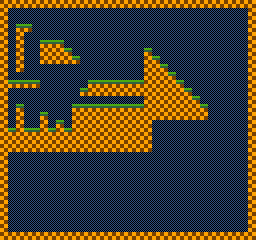

A 2D game scene composited from a Tiled map and its tileset images. What follows is a short description and the map's XML, with every tile layer's data as written:
An orthogonal 32x30 tile map with 8x8 px tiles, 1 tile layer (Layout), 1 hidden layer not drawn.

<map version="1.0" tiledversion="2017.10.11" orientation="orthogonal" renderorder="right-down" width="32" height="30" tilewidth="8" tileheight="8" infinite="0" nextobjectid="1">
 <tileset firstgid="1" source="tileset.tsx" />
 <layer name="Layout" width="32" height="30">
  <data encoding="csv">
3,3,3,3,3,3,3,3,3,3,3,3,3,3,3,3,3,3,3,3,3,3,3,3,3,3,3,3,3,3,3,3,
3,5,5,5,5,5,5,5,5,5,5,5,5,5,5,5,5,5,5,5,5,5,5,5,5,5,5,5,5,5,5,3,
3,5,5,5,5,5,5,5,5,5,5,5,5,5,5,5,5,5,5,5,5,5,5,5,5,5,5,5,5,5,5,3,
3,5,4,4,5,5,5,5,5,5,5,5,5,5,5,5,5,5,5,5,5,5,5,5,5,5,5,5,5,5,5,3,
3,5,3,5,5,5,5,5,5,5,5,5,5,5,5,5,5,5,5,5,5,5,5,5,5,5,5,5,5,5,5,3,
3,5,3,5,5,4,4,4,5,5,5,5,5,5,5,5,5,5,5,5,5,5,5,5,5,5,5,5,5,5,5,3,
3,5,3,5,5,3,3,3,4,5,5,5,5,5,5,5,5,5,4,5,5,5,5,5,5,5,5,5,5,5,5,3,
3,5,3,5,5,3,3,3,3,4,5,5,5,5,5,5,5,5,3,4,5,5,5,5,5,5,5,5,5,5,5,3,
3,5,3,5,5,5,5,5,5,5,5,5,5,5,5,5,5,5,3,3,4,5,5,5,5,5,5,5,5,5,5,3,
3,5,5,5,5,5,5,5,5,5,5,5,5,5,5,5,5,5,3,3,3,4,5,5,5,5,5,5,5,5,5,3,
3,4,4,4,4,5,5,5,5,5,5,4,4,4,4,4,4,4,3,3,3,3,4,5,5,5,5,5,5,5,5,3,
3,5,5,5,5,5,5,5,5,5,4,3,3,3,3,3,3,3,3,3,3,3,3,4,5,5,5,5,5,5,5,3,
3,5,5,5,5,5,5,5,5,5,5,5,5,5,5,5,5,5,3,3,3,3,3,3,4,5,5,5,5,5,5,3,
3,5,4,5,5,5,5,5,5,4,4,4,4,4,4,4,4,4,3,3,3,3,3,3,3,4,5,5,5,5,5,3,
3,5,3,5,5,4,5,5,5,3,3,3,3,3,3,3,3,3,3,3,3,3,3,3,3,3,5,5,5,5,5,3,
3,5,3,5,5,3,5,4,5,3,3,3,3,3,3,3,3,3,3,5,5,5,5,5,5,5,5,5,5,5,5,3,
3,4,3,4,4,3,4,3,4,3,3,3,3,3,3,3,3,3,3,5,5,5,5,5,5,5,5,5,5,5,5,3,
3,3,3,3,3,3,3,3,3,3,3,3,3,3,3,3,3,3,3,5,5,5,5,5,5,5,5,5,5,5,5,3,
3,3,3,3,3,3,3,3,3,3,3,3,3,3,3,3,3,3,3,5,5,5,5,5,5,5,5,5,5,5,5,3,
3,5,5,5,5,5,5,5,5,5,5,5,5,5,5,5,5,5,5,5,5,5,5,5,5,5,5,5,5,5,5,3,
3,5,5,5,5,5,5,5,5,5,5,5,5,5,5,5,5,5,5,5,5,5,5,5,5,5,5,5,5,5,5,3,
3,5,5,5,5,5,5,5,5,5,5,5,5,5,5,5,5,5,5,5,5,5,5,5,5,5,5,5,5,5,5,3,
3,5,5,5,5,5,5,5,5,5,5,5,5,5,5,5,5,5,5,5,5,5,5,5,5,5,5,5,5,5,5,3,
3,5,5,5,5,5,5,5,5,5,5,5,5,5,5,5,5,5,5,5,5,5,5,5,5,5,5,5,5,5,5,3,
3,5,5,5,5,5,5,5,5,5,5,5,5,5,5,5,5,5,5,5,5,5,5,5,5,5,5,5,5,5,5,3,
3,5,5,5,5,5,5,5,5,5,5,5,5,5,5,5,5,5,5,5,5,5,5,5,5,5,5,5,5,5,5,3,
3,5,5,5,5,5,5,5,5,5,5,5,5,5,5,5,5,5,5,5,5,5,5,5,5,5,5,5,5,5,5,3,
3,5,5,5,5,5,5,5,5,5,5,5,5,5,5,5,5,5,5,5,5,5,5,5,5,5,5,5,5,5,5,3,
3,5,5,5,5,5,5,5,5,5,5,5,5,5,5,5,5,5,5,5,5,5,5,5,5,5,5,5,5,5,5,3,
3,3,3,3,3,3,3,3,3,3,3,3,3,3,3,3,3,3,3,3,3,3,3,3,3,3,3,3,3,3,3,3
</data>
 </layer>
 <layer name="Flags" width="32" height="30" visible="0">
  <data encoding="csv">
6,6,6,6,6,6,6,6,6,6,6,6,6,6,6,6,6,6,6,6,6,6,6,6,6,6,6,6,6,6,6,6,
6,7,7,7,7,7,7,7,7,7,7,7,7,7,7,7,7,7,7,7,7,7,7,7,7,7,7,7,7,7,7,6,
6,7,7,7,7,7,7,7,7,7,7,7,7,7,7,7,7,7,7,7,7,7,7,7,7,7,7,7,7,7,7,6,
6,7,6,6,7,7,7,7,7,7,7,7,7,7,7,7,7,7,7,7,7,7,7,7,7,7,7,7,7,7,7,6,
6,7,6,7,7,7,7,7,7,7,7,7,7,7,7,7,7,7,7,7,7,7,7,7,7,7,7,7,7,7,7,6,
6,7,6,7,7,6,6,6,7,7,7,7,7,7,7,7,7,7,7,7,7,7,7,7,7,7,7,7,7,7,7,6,
6,7,6,7,7,6,6,6,6,7,7,7,7,7,7,7,7,7,6,7,7,7,7,7,7,7,7,7,7,7,7,6,
6,7,6,7,7,6,6,6,6,6,7,7,7,7,7,7,7,7,6,6,7,7,7,7,7,7,7,7,7,7,7,6,
6,7,6,7,7,7,7,7,7,7,7,7,7,7,7,7,7,7,6,6,6,7,7,7,7,7,7,7,7,7,7,6,
6,7,7,7,7,7,7,7,7,7,7,7,7,7,7,7,7,7,6,6,6,6,7,7,7,7,7,7,7,7,7,6,
6,6,6,6,6,7,7,7,7,7,7,6,6,6,6,6,6,6,6,6,6,6,6,7,7,7,7,7,7,7,7,6,
6,7,7,7,7,7,7,7,7,7,6,6,6,6,6,6,6,6,6,6,6,6,6,6,7,7,7,7,7,7,7,6,
6,7,7,7,7,7,7,7,7,7,7,7,7,7,7,7,7,7,6,6,6,6,6,6,6,7,7,7,7,7,7,6,
6,7,6,7,7,7,7,7,7,6,6,6,6,6,6,6,6,6,6,6,6,6,6,6,6,6,7,7,7,7,7,6,
6,7,6,7,7,6,7,7,7,6,6,6,6,6,6,6,6,6,6,6,6,6,6,6,6,6,7,7,7,7,7,6,
6,7,6,7,7,6,7,6,7,6,6,6,6,6,6,6,6,6,6,7,7,7,7,7,7,7,7,7,7,7,7,6,
6,6,6,6,6,6,6,6,6,6,6,6,6,6,6,6,6,6,6,7,7,7,7,7,7,7,7,7,7,7,7,6,
6,6,6,6,6,6,6,6,6,6,6,6,6,6,6,6,6,6,6,7,7,7,7,7,7,7,7,7,7,7,7,6,
6,6,6,6,6,6,6,6,6,6,6,6,6,6,6,6,6,6,6,7,7,7,7,7,7,7,7,7,7,7,7,6,
6,7,7,7,7,7,7,7,7,7,7,7,7,7,7,7,7,7,7,7,7,7,7,7,7,7,7,7,7,7,7,6,
6,7,7,7,7,7,7,7,7,7,7,7,7,7,7,7,7,7,7,7,7,7,7,7,7,7,7,7,7,7,7,6,
6,7,7,7,7,7,7,7,7,7,7,7,7,7,7,7,7,7,7,7,7,7,7,7,7,7,7,7,7,7,7,6,
6,7,7,7,7,7,7,7,7,7,7,7,7,7,7,7,7,7,7,7,7,7,7,7,7,7,7,7,7,7,7,6,
6,7,7,7,7,7,7,7,7,7,7,7,7,7,7,7,7,7,7,7,7,7,7,7,7,7,7,7,7,7,7,6,
6,7,7,7,7,7,7,7,7,7,7,7,7,7,7,7,7,7,7,7,7,7,7,7,7,7,7,7,7,7,7,6,
6,7,7,7,7,7,7,7,7,7,7,7,7,7,7,7,7,7,7,7,7,7,7,7,7,7,7,7,7,7,7,6,
6,7,7,7,7,7,7,7,7,7,7,7,7,7,7,7,7,7,7,7,7,7,7,7,7,7,7,7,7,7,7,6,
6,7,7,7,7,7,7,7,7,7,7,7,7,7,7,7,7,7,7,7,7,7,7,7,7,7,7,7,7,7,7,6,
6,7,7,7,7,7,7,7,7,7,7,7,7,7,7,7,7,7,7,7,7,7,7,7,7,7,7,7,7,7,7,6,
6,6,6,6,6,6,6,6,6,6,6,6,6,6,6,6,6,6,6,6,6,6,6,6,6,6,6,6,6,6,6,6
</data>
 </layer>
</map>